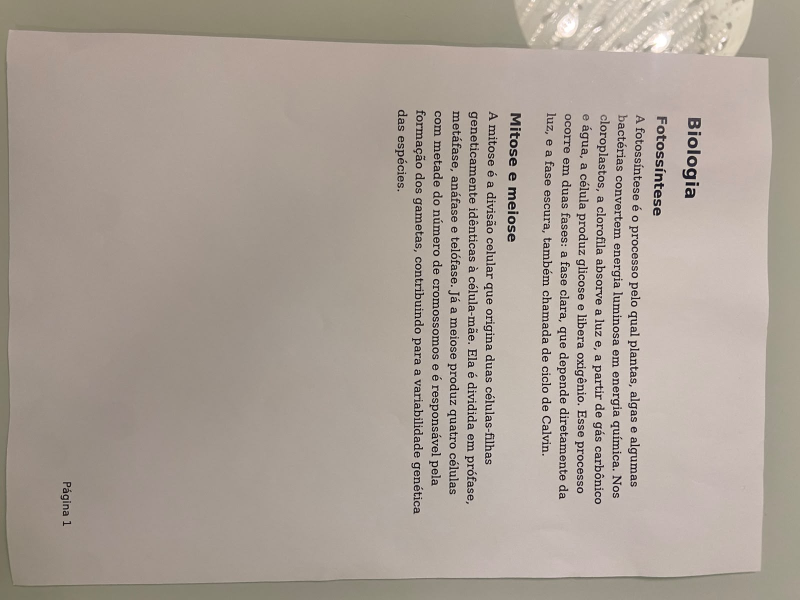
#> input picture dados/imagens_reais/p1_boa.jpeg, 1600 x 1200 px (shown at 1/2 size)
$ python -i preprocessamento.py   (imports and definitions only)
#> lines starting #> are read from the running program, lines starting #| are printed output that depends on the picture; after the words box and inside, x2 and y2 are one past the last pixel; in counts of white or black regions, pixels touching at a corner belong together
"""Pré-processamento de imagens para OCR.

Fotos de material didático costumam ter sombra, ruído, baixa resolução e papel
inclinado. Cada função abaixo trata um desses problemas. A função `preprocessar`
aplica a sequência configurada e devolve também as etapas intermediárias, que
servem para mostrar o "antes e depois" na interface e no artigo.
"""

from dataclasses import dataclass, field

import cv2
import numpy as np


def para_cinza(imagem: np.ndarray) -> np.ndarray:
    """Converte para tons de cinza. Para ler texto, a cor não ajuda e só aumenta o custo."""
    if imagem.ndim == 2:
        return imagem
    return cv2.cvtColor(imagem, cv2.COLOR_BGR2GRAY)


def redimensionar(cinza: np.ndarray, largura_minima: int = 1200) -> np.ndarray:
    """Amplia imagens pequenas. Letras com poucos pixels de altura são lidas com mais erro."""
    largura = cinza.shape[1]
    if largura >= largura_minima:
        return cinza
    fator = largura_minima / largura
    return cv2.resize(cinza, None, fx=fator, fy=fator, interpolation=cv2.INTER_CUBIC)


# [11 lines left out: function limitar_tamanho, not called in this run]


def remover_ruido(cinza: np.ndarray, forca: int = 10) -> np.ndarray:
    """Suaviza o ruído (granulado da câmera) preservando as bordas das letras.

    O Non-Local Means compara pequenos blocos da imagem e faz a média entre
    blocos parecidos, em vez de borrar tudo por igual como um filtro gaussiano.
    """
    return cv2.fastNlMeansDenoising(cinza, None, h=forca, templateWindowSize=7, searchWindowSize=21)


def estimar_fundo(cinza: np.ndarray) -> np.ndarray:
    """Estima como seria o papel sem o texto (incluindo sombras e variações de luz).

    O fechamento morfológico (dilatação seguida de erosão) com um elemento maior
    que a espessura das letras "apaga" os traços escuros e deixa só o fundo.
    O cálculo é feito numa versão reduzida da imagem para ficar rápido.
    """
    altura, largura = cinza.shape[:2]
    escala = min(1.0, 600 / min(altura, largura))
    pequena = cv2.resize(cinza, None, fx=escala, fy=escala, interpolation=cv2.INTER_AREA) if escala < 1 else cinza
    tamanho = max(15, min(pequena.shape[:2]) // 20)
    elemento = cv2.getStructuringElement(cv2.MORPH_ELLIPSE, (tamanho, tamanho))
    fundo = cv2.morphologyEx(pequena, cv2.MORPH_CLOSE, elemento)
    fundo = cv2.GaussianBlur(fundo, (0, 0), tamanho / 2)
    return cv2.resize(fundo, (largura, altura), interpolation=cv2.INTER_LINEAR)


def corrigir_iluminacao(cinza: np.ndarray) -> np.ndarray:
    """Remove sombras dividindo a imagem pelo fundo estimado.

    Onde o papel está escuro por causa de uma sombra, o fundo também está escuro,
    e a divisão compensa. O resultado é papel quase branco por igual.
    """
    fundo = estimar_fundo(cinza)
    return cv2.divide(cinza, fundo, scale=255)


def estimar_inclinacao(cinza: np.ndarray, angulo_maximo: float = 10.0) -> float:
    """Estima o ângulo (em graus) que deixa as linhas de texto na horizontal.

    Heurística do perfil de projeção: some quantos pixels de tinta há em cada
    linha da imagem. Com o texto alinhado, a tinta se concentra em faixas
    (linhas de texto) separadas por faixas vazias, e a soma dos quadrados desse
    perfil é alta. Com o texto torto, as faixas se misturam e o valor cai.
    A busca é feita em duas fases: grossa (passo de 0,5°) e fina (0,05°) em
    torno do melhor ângulo encontrado.

    O retorno segue a convenção de `rotacionar`: aplicar
    `rotacionar(imagem, angulo)` com o valor devolvido endireita o texto.
    """
    escala = min(1.0, 800 / max(cinza.shape[:2]))
    pequena = cv2.resize(cinza, None, fx=escala, fy=escala, interpolation=cv2.INTER_AREA) if escala < 1 else cinza
    # Otsu escolhe sozinho o limiar entre tinta e papel; INV deixa a tinta com valor 255.
    _, tinta = cv2.threshold(pequena, 0, 255, cv2.THRESH_BINARY_INV + cv2.THRESH_OTSU)
    ys, xs = np.nonzero(tinta)
    if len(xs) < 50:
        return 0.0
    passo = max(1, len(xs) // 200_000)
    xs = xs[::passo].astype(np.float64)
    ys = ys[::passo].astype(np.float64)

    def energia_do_perfil(angulo: float) -> float:
        # Em vez de girar a imagem inteira, giramos só as coordenadas dos pixels de tinta.
        # A fórmula é a mesma da matriz de rotação usada pelo OpenCV em `rotacionar`.
        rad = np.deg2rad(angulo)
        y_girado = -np.sin(rad) * xs + np.cos(rad) * ys
        perfil = np.bincount(np.round(y_girado - y_girado.min()).astype(np.int64))
        return float(np.sum(perfil.astype(np.float64) ** 2))

    candidatos = np.arange(-angulo_maximo, angulo_maximo + 1e-9, 0.5)
    melhor = max(candidatos, key=energia_do_perfil)
    refinamento = np.arange(melhor - 0.5, melhor + 0.5 + 1e-9, 0.05)
    melhor = max(refinamento, key=energia_do_perfil)
    return round(float(melhor), 2)


def rotacionar(imagem: np.ndarray, angulo: float, cor_fundo: int = 255) -> np.ndarray:
    """Gira a imagem (ângulo positivo = sentido anti-horário) sem cortar os cantos."""
    altura, largura = imagem.shape[:2]
    centro = (largura / 2, altura / 2)
    matriz = cv2.getRotationMatrix2D(centro, angulo, 1.0)
    cos, sen = abs(matriz[0, 0]), abs(matriz[0, 1])
    nova_largura = int(round(altura * sen + largura * cos))
    nova_altura = int(round(altura * cos + largura * sen))
    matriz[0, 2] += nova_largura / 2 - centro[0]
    matriz[1, 2] += nova_altura / 2 - centro[1]
    borda = cor_fundo if imagem.ndim == 2 else (cor_fundo,) * imagem.shape[2]
    return cv2.warpAffine(
        imagem, matriz, (nova_largura, nova_altura),
        flags=cv2.INTER_CUBIC, borderMode=cv2.BORDER_CONSTANT, borderValue=borda,
    )


def corrigir_inclinacao(cinza: np.ndarray, angulo_maximo: float = 10.0) -> tuple[np.ndarray, float]:
    """Endireita o texto. Devolve a imagem corrigida e o ângulo aplicado."""
    angulo = estimar_inclinacao(cinza, angulo_maximo)
    if abs(angulo) < 0.1:
        return cinza, 0.0
    return rotacionar(cinza, angulo, cor_fundo=255), angulo


# [16 lines left out: function binarizar, not called in this run]


@dataclass
class ConfigPreprocessamento:
    """Liga e desliga cada etapa. Útil para medir o efeito de cada uma nos experimentos."""

    redimensionar: bool = True
    remover_ruido: bool = True
    corrigir_iluminacao: bool = True
    corrigir_inclinacao: bool = True
    binarizar: bool = False
    largura_minima: int = 1200
    metodo_binarizacao: str = "otsu"


@dataclass
class ResultadoPreprocessamento:
    imagem: np.ndarray
    etapas: dict[str, np.ndarray] = field(default_factory=dict)
    angulo_corrigido: float = 0.0


def preprocessar(imagem: np.ndarray, config: ConfigPreprocessamento | None = None) -> ResultadoPreprocessamento:
    """Aplica as etapas na ordem: cinza, tamanho, ruído, iluminação, inclinação, binarização.

    A ordem importa: o ruído é removido antes da correção de iluminação porque a
    divisão pelo fundo amplifica o ruído das áreas escuras; a inclinação é
    estimada depois da iluminação porque o limiar de Otsu funciona melhor com
    o fundo uniforme.
    """
    config = config or ConfigPreprocessamento()
    etapas = {"original": imagem}

    atual = para_cinza(imagem)
    etapas["cinza"] = atual

    if config.redimensionar:
        atual = redimensionar(atual, config.largura_minima)
    if config.remover_ruido:
        atual = remover_ruido(atual)
        etapas["sem_ruido"] = atual
    if config.corrigir_iluminacao:
        atual = corrigir_iluminacao(atual)
        etapas["iluminacao_corrigida"] = atual

    angulo = 0.0
    if config.corrigir_inclinacao:
        atual, angulo = corrigir_inclinacao(atual)
        etapas["inclinacao_corrigida"] = atual
    if config.binarizar:
        atual = binarizar(atual, config.metodo_binarizacao)
        etapas["binarizada"] = atual

    return ResultadoPreprocessamento(imagem=atual, etapas=etapas, angulo_corrigido=angulo)

>>> import cv2
>>> picture = cv2.imread('../../dados/imagens_reais/p1_boa.jpeg')
#> picture is the input picture: shape (1200, 1600, 3); mean B, G, R 150.5, 160.1, 170.9
>>> result = preprocessar(picture)
#> in estimar_fundo, `pequena = cv2.resize(cinza, None, fx=escala, fy=escala, interpolation=..`:
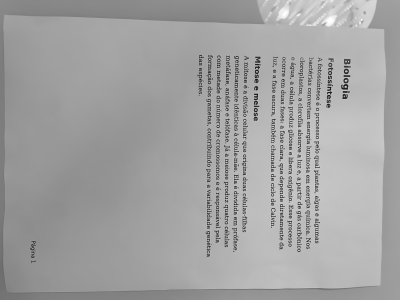
#> pequena: shape (600, 800) (shown at 1/2 size); min 6, max 254, mean 162.3
#> in estimar_fundo, `fundo = cv2.morphologyEx(pequena, cv2.MORPH_CLOSE, elemento)`:
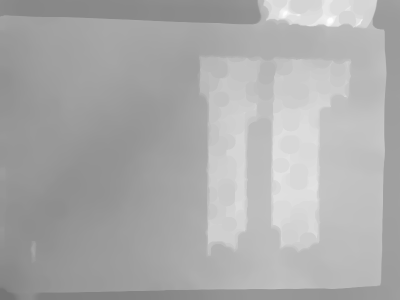
#> fundo: shape (600, 800) (shown at 1/2 size); min 117, max 254, mean 171.2
#> in corrigir_iluminacao, `return cv2.divide(cinza, fundo, scale=255)`:
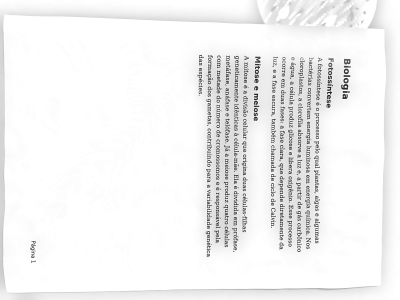
#> returned value: shape (1200, 1600) (shown at 1/4 size); min 1, max 255, mean 242.1
#> in estimar_inclinacao, `pequena = cv2.resize(cinza, None, fx=escala, fy=escala, interpolation=..`:
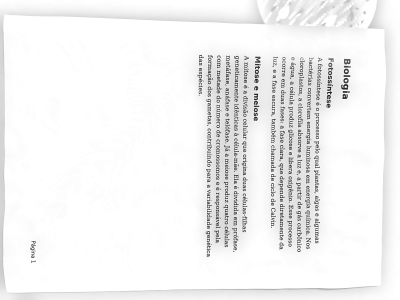
#> pequena: shape (600, 800) (shown at 1/2 size); min 7, max 255, mean 242.1
#> in estimar_inclinacao, `_, tinta = cv2.threshold(pequena, 0, 255, cv2.THRESH_BINARY_INV + cv2...`:
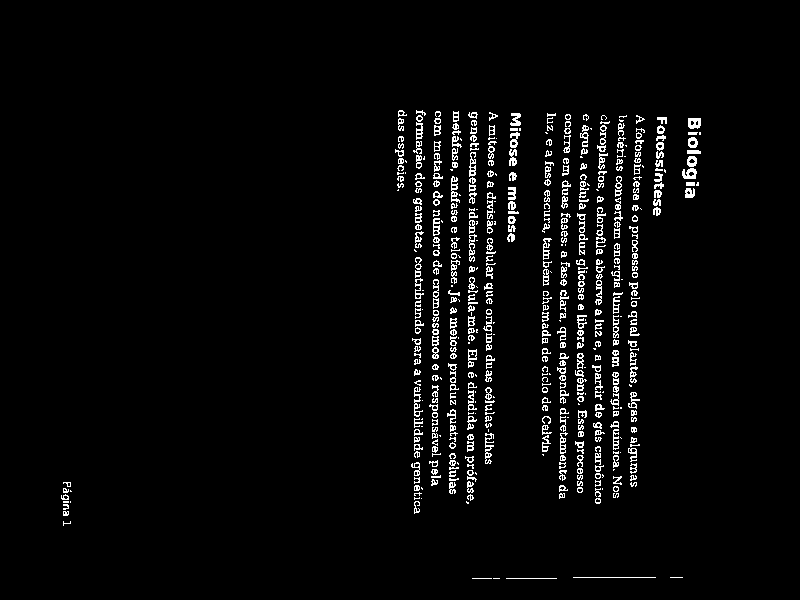
#> tinta: shape (600, 800); 3.4% white in thin lines or dots, all inside (x1, y1, x2, y2) = (61, 110, 701, 579)
#> in estimar_inclinacao, `ys, xs = np.nonzero(tinta)`: ys = 16397 values from 110 to 578; xs = 16397 values, max 700 at index 363, min 61 at index 15985, mean 530
#> in estimar_inclinacao, `passo = max(1, len(xs) // 200_000)`: passo = 1
#> in energia_do_perfil, `y_girado = -np.sin(rad) * xs + np.cos(rad) * ys`: y_girado = 16397 values, max 686.7 at index 16318, min 177.6 at index 0, mean 377.6
#> in energia_do_perfil, `perfil = np.bincount(np.round(y_girado - y_girado.min()).astype(np.int..`: perfil = 510 values, max 74 at index 125, min 0 at index 423, mean 32.15
#> in estimar_inclinacao, `melhor = max(candidatos, key=energia_do_perfil)`: melhor = -0.5
#> in rotacionar, `matriz = cv2.getRotationMatrix2D(centro, angulo, 1.0)`: matriz = [[1, -0.00873, 5.27], [0.00873, 1, -6.96]]
#> in rotacionar, `cos, sen = abs(matriz[0, 0]), abs(matriz[0, 1])`: cos = 1; sen = 0.00873
#> in rotacionar, `nova_largura = int(round(altura * sen + largura * cos))`: nova_largura = 1610
#> in rotacionar, `nova_altura = int(round(altura * cos + largura * sen))`: nova_altura = 1214
#> in rotacionar, `return cv2.warpAffine( imagem, matriz, (nova_largura, nova_altura), fl..`:
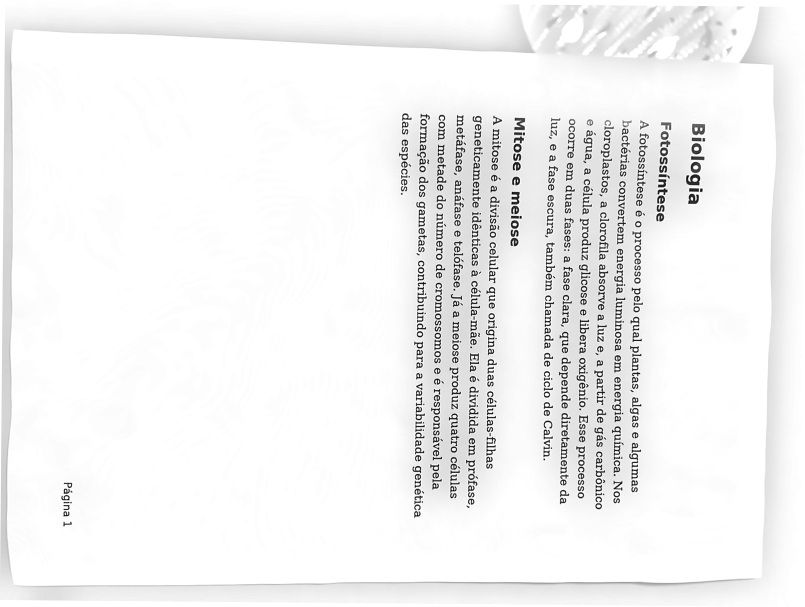
#> returned value: shape (1214, 1610) (shown at 1/2 size); min 0, max 255, mean 242.3
#> in preprocessar, `atual, angulo = corrigir_inclinacao(atual)`: angulo = -0.5

$ run again, on dados/imagens_reais/p2_boa.jpeg
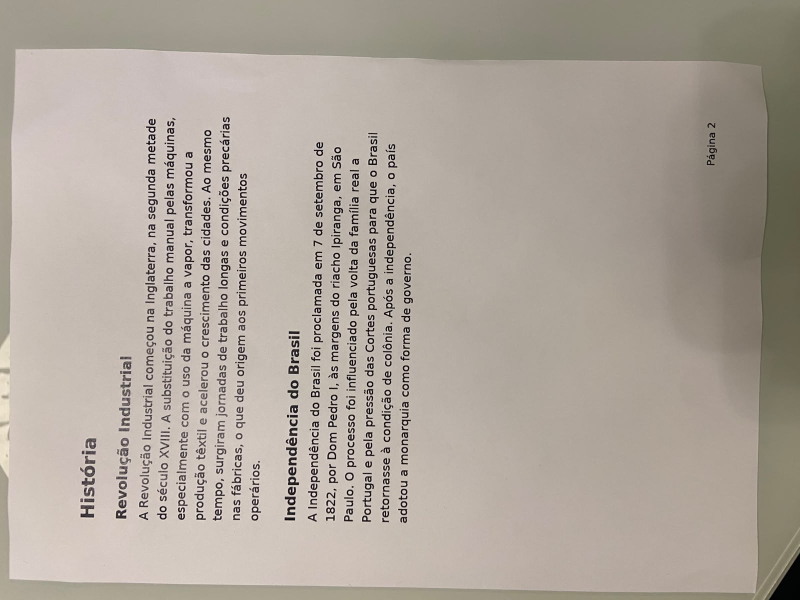
#> input picture dados/imagens_reais/p2_boa.jpeg, 1600 x 1200 px (shown at 1/2 size)
#> picture is the input picture: shape (1200, 1600, 3); mean B, G, R 155.6, 165.3, 174.4
#> in estimar_inclinacao, `_, tinta = cv2.threshold(pequena, 0, 255, cv2.THRESH_BINARY_INV + cv2...`:
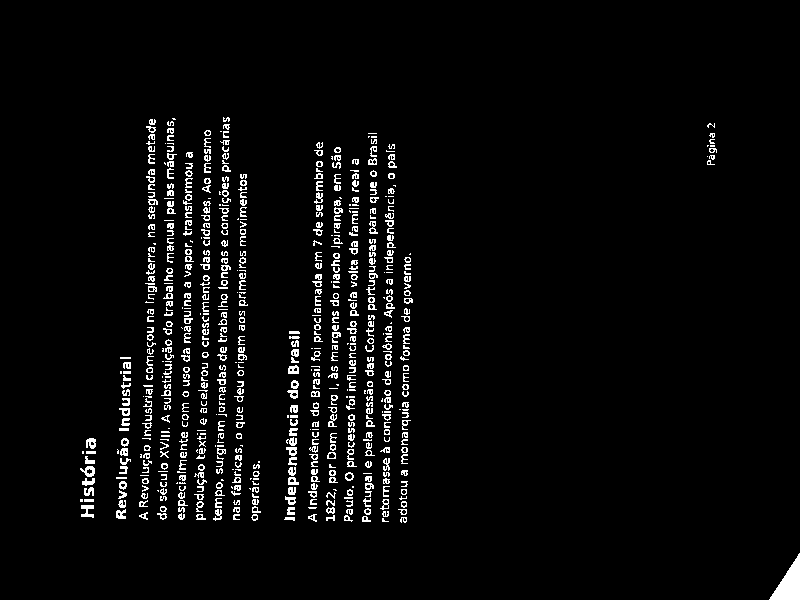
#> tinta: shape (600, 800); 3.8% white in thin lines or dots, all inside (x1, y1, x2, y2) = (80, 117, 800, 600)
#> ys = 18456 values from 117 to 599; xs = 18456 values, max 799 at index 17712, min 80 at index 14321, mean 287.1
#> passo = 1
#> y_girado = 18456 values, max 728.6 at index 18455, min 143.2 at index 12, mean 400.7
#> perfil = 586 values, max 82 at index 349, min 0 at index 442, mean 31.49
#> melhor = 9.5
#> matriz = [[0.986, 0.165, -88.06], [-0.165, 0.986, 140.3]]
#> cos = 0.986; sen = 0.165
#> nova_largura = 1776
#> nova_altura = 1448
#> in rotacionar, `return cv2.warpAffine( imagem, matriz, (nova_largura, nova_altura), fl..`:
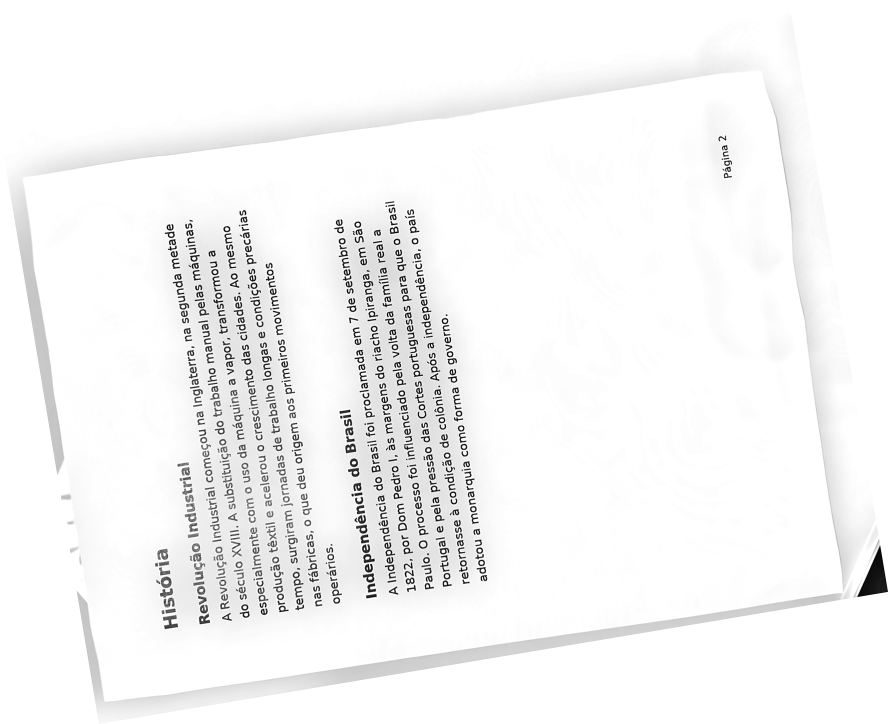
#> returned value: shape (1448, 1776) (shown at 1/2 size); min 0, max 255, mean 244.9
#> in preprocessar, `atual, angulo = corrigir_inclinacao(atual)`: angulo = 9.5

$ run again, on dados/imagens_reais/p3_boa.jpeg
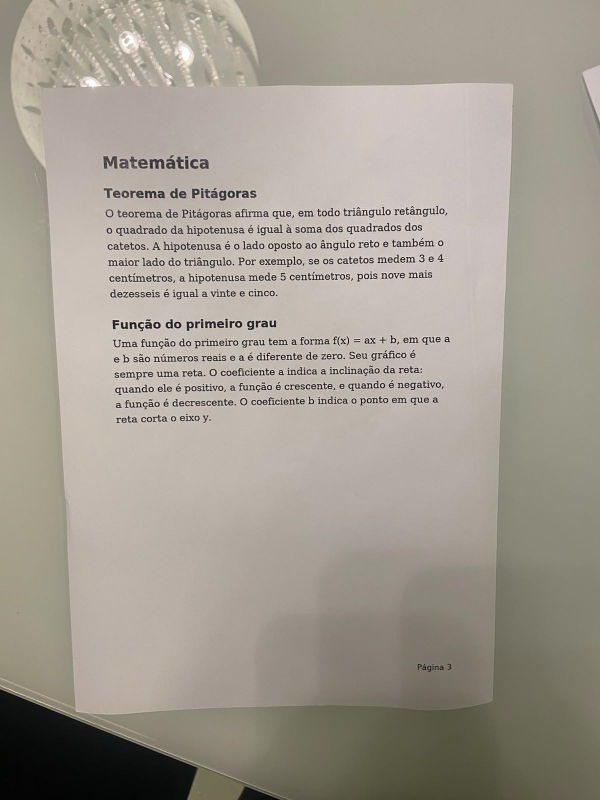
#> input picture dados/imagens_reais/p3_boa.jpeg, 1200 x 1600 px (shown at 1/2 size)
#> picture is the input picture: shape (1600, 1200, 3); mean B, G, R 144.4, 154.9, 161.8
#> in estimar_inclinacao, `_, tinta = cv2.threshold(pequena, 0, 255, cv2.THRESH_BINARY_INV + cv2...`:
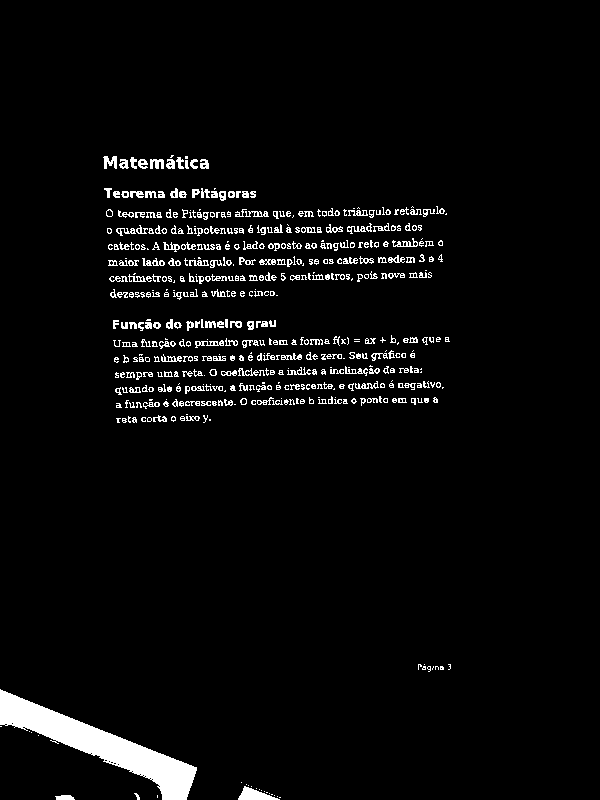
#> tinta: shape (800, 600); 4% white; 518 white regions (240 under 20 px), largest, box (x1, y1, x2, y2) and area: (0, 689, 197, 800) 6069, (238, 786, 280, 800) 309, (103, 156, 117, 169) 117
#> ys = 19068 values from 155 to 799; xs = 19068 values, max 450 at index 12493, min 0 at index 12562, mean 201.6
#> passo = 1
#> y_girado = 19068 values, max 835.3 at index 19067, min 171.7 at index 3, mean 478
#> perfil = 665 values, max 87 at index 236, min 0 at index 31, mean 28.67
#> in estimar_inclinacao, `melhor = max(candidatos, key=energia_do_perfil)`: melhor = -1
#> in corrigir_inclinacao, `angulo = estimar_inclinacao(cinza, angulo_maximo)`: angulo = -0.7
#> matriz = [[1, -0.0122, 9.82], [0.0122, 1, -7.27]]
#> cos = 1; sen = 0.0122
#> nova_largura = 1219
#> nova_altura = 1615
#> in rotacionar, `return cv2.warpAffine( imagem, matriz, (nova_largura, nova_altura), fl..`:
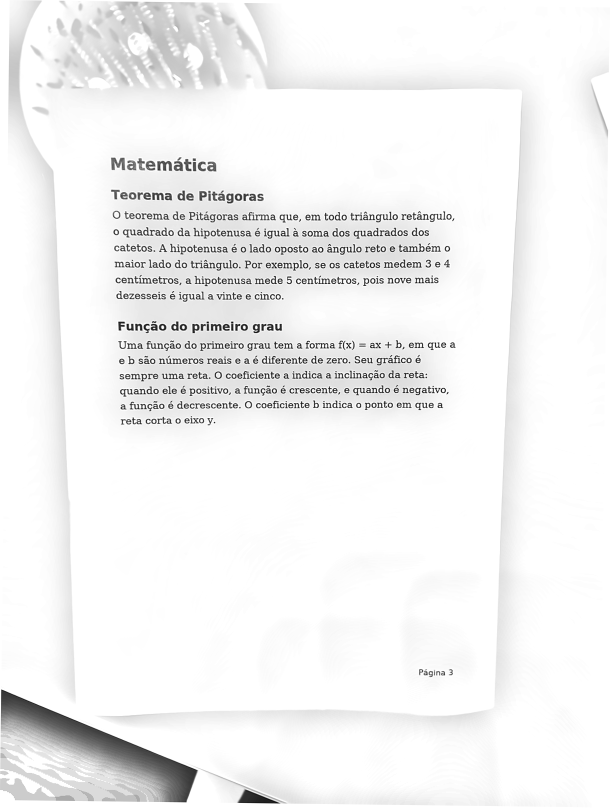
#> returned value: shape (1615, 1219) (shown at 1/2 size); min 0, max 255, mean 242.2
#> in preprocessar, `atual, angulo = corrigir_inclinacao(atual)`: angulo = -0.7
